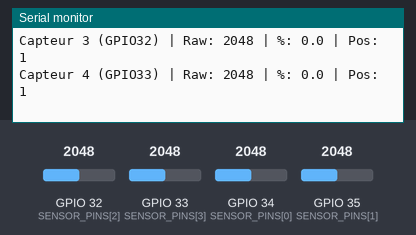
A sketch run on a simulated ESP32. Shown: the last lines printed to the serial monitor. The inputs (shaded band) are chosen by the test bench; at power-on: GPIO 32 (SENSOR_PINS[2]) = 2048, GPIO 33 (SENSOR_PINS[3]) = 2048, GPIO 34 (SENSOR_PINS[0]) = 2048, GPIO 35 (SENSOR_PINS[1]) = 2048.

Above: at 2.2 s.
2.3 s: GPIO 32 (SENSOR_PINS[2]) set to 2866
At 2.79 s:
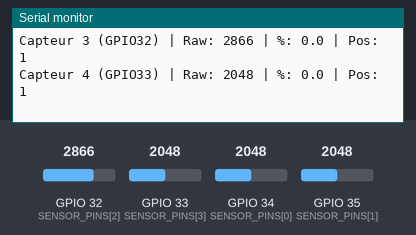
3.8 s: GPIO 33 (SENSOR_PINS[3]) set to 2866
At 4.04 s:
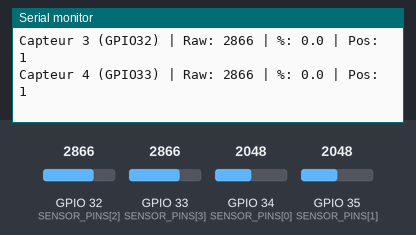
5.3 s: GPIO 34 (SENSOR_PINS[0]) set to 2866
6.8 s: GPIO 35 (SENSOR_PINS[1]) set to 2866
At 7.17 s:
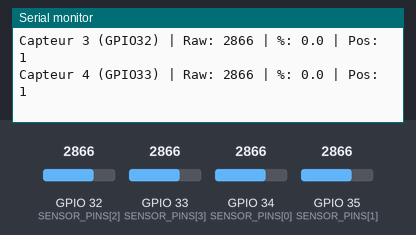
8.3 s: GPIO 32 (SENSOR_PINS[2]) set to 3972
At 8.73 s:
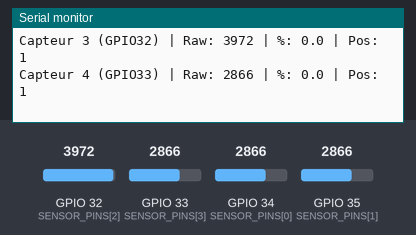
9.8 s: GPIO 33 (SENSOR_PINS[3]) set to 3972
At 10.29 s:
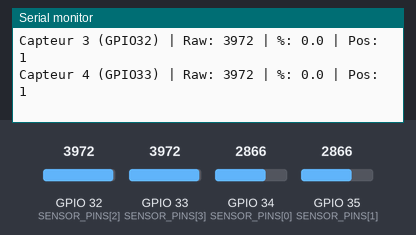
Timing chart, 0 to 12.3 s (numbered marks = the images above; inputs shaded):
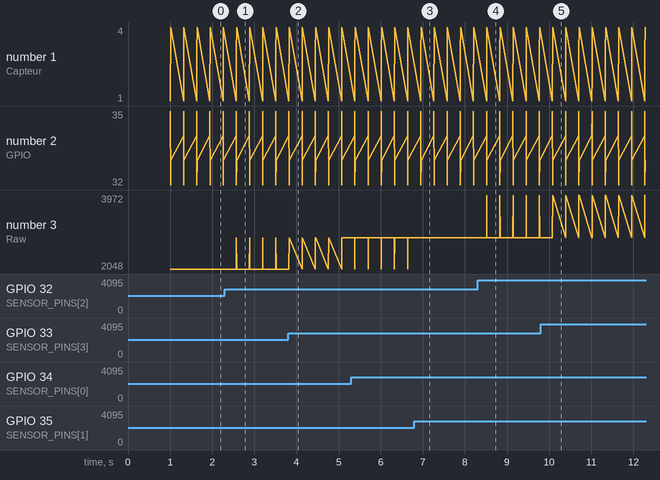

Measured:
- after the input at 2.3 s, the serial monitor: prints a new line after 0.27 s (image 1)
- after the input at 3.8 s, the serial monitor: prints a new line at once (image 2)
- after the input at 6.8 s, the serial monitor: prints a new line after 0.15 s (image 3)
- after the input at 8.3 s, the serial monitor: prints a new line after 0.22 s (image 4)
- after the input at 9.8 s, the serial monitor: prints a new line after 0.29 s (image 5)

The sketch:

flex_sensor_test.ino
```cpp
const int NB_SENSORS = 4;

const int SENSOR_PINS[NB_SENSORS] = {34, 35, 32, 33};

 

 

int minRaw[NB_SENSORS] = {0, 0, 620, 420};

int maxRaw[NB_SENSORS] = {720, 1150, 1525, 1460};

 

 

float getPercent(int value, int minVal, int maxVal) {

  if (maxVal == minVal) return 0.0;

 

  float percent = (maxVal - value) * 100.0 / (maxVal - minVal);

 

  if (percent < 0.0) percent = 0.0;

  if (percent > 100.0) percent = 100.0;

 

  return percent;

}

 

// 每根手指单独分段

int getPosition(int sensorIndex, float percent) {

  // C1, C2：中间状态加宽很多

  if (sensorIndex == 0 || sensorIndex == 1) {

    if (percent < 20.0) return 1;

    else if (percent < 85.0) return 2;

    else return 3;

  }

 

  // C3, C4：保持正常三段

  if (percent < 30.0) return 1;

  else if (percent < 70.0) return 2;

  else return 3;

}

 

void printData(int raw[], float percent[], int position[]) {

  Serial.println("------");

 

  for (int i = 0; i < NB_SENSORS; i++) {

    Serial.print("Capteur ");

    Serial.print(i + 1);

 

    Serial.print(" (GPIO");

    Serial.print(SENSOR_PINS[i]);

    Serial.print(")");

 

    Serial.print(" | Raw: ");

    Serial.print(raw[i]);

 

    Serial.print(" | %: ");

    Serial.print(percent[i], 1);

 

    Serial.print(" | Pos: ");

    Serial.println(position[i]);

  }

}

 

void setup() {

  Serial.begin(115200);

  delay(1000);

 

  Serial.println("Systeme 4 capteurs - 3 positions");

  Serial.println("0% = doigt plat / 100% = doigt plie");

}

 

void loop() {

  int raw[NB_SENSORS];

  float percent[NB_SENSORS];

  int position[NB_SENSORS];

 

  for (int i = 0; i < NB_SENSORS; i++) {

    raw[i] = analogRead(SENSOR_PINS[i]);

    percent[i] = getPercent(raw[i], minRaw[i], maxRaw[i]);

    position[i] = getPosition(i, percent[i]);

  }

 

  printData(raw, percent, position);

 

  delay(300);

}
```
